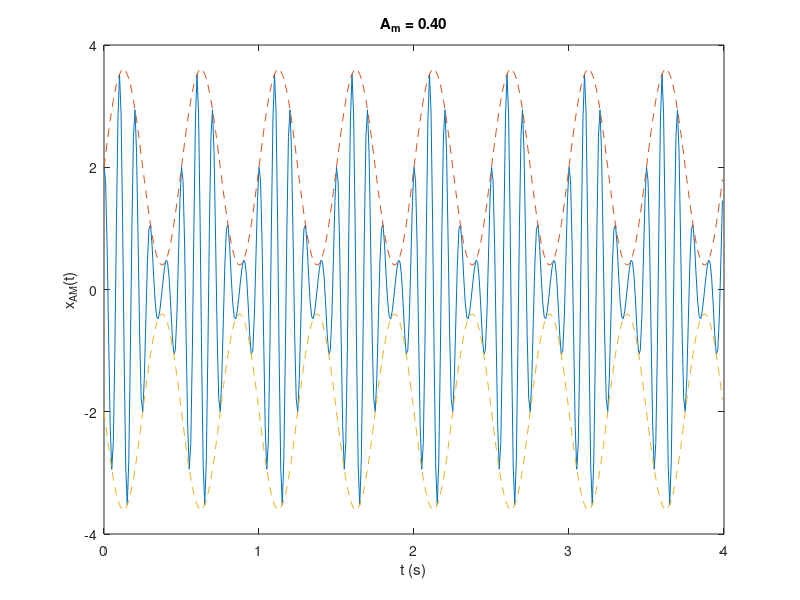
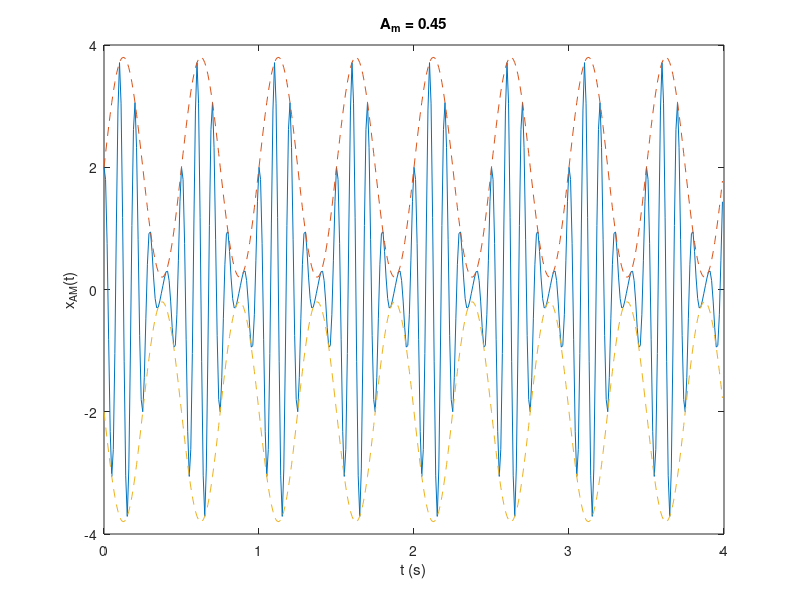
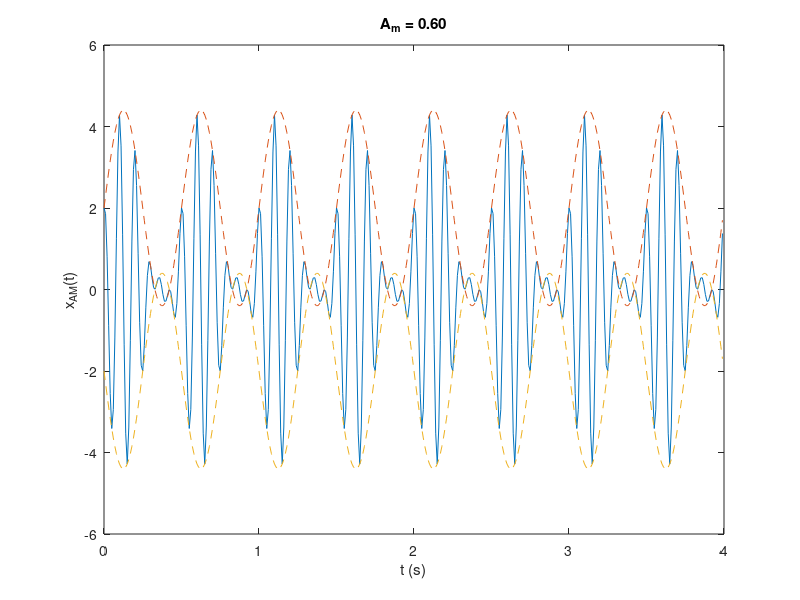

Reproduce these figures in MATLAB, in order. (Note: this script raises an error after producing the figures.)
%% Talha Akhlaq
% ECE300 Communication Theory
% Problem Set 4
clc; clear; close all;

%% P3

fs = 100;
N = 2000;
t = (0:N-1)/fs;
fc = 10;
fm = 2;
Ac = 2;
ka = 2;
Am_vec = [0.40 0.45 0.60];
idx = 1:400;
for k = 1:length(Am_vec)
    Am = Am_vec(k);
    m = Am*sin(2*pi*fm*t);
    env = Ac*(1 + ka*m);
    x = env.*cos(2*pi*fc*t);

    figure;
    plot(t(idx), x(idx)); hold on;
    plot(t(idx),  env(idx), '--');
    plot(t(idx), -env(idx), '--');
    hold off;
    xlabel('t (s)');
    ylabel('x_{AM}(t)');
    title(sprintf('A_m = %.2f', Am));
end

%% P4

N = 1e6;
rho = sqrt(6*log(10));
sigma2_list = [1 10^(-0.1) 10^(0.1)];

for k = 1:length(sigma2_list)
    s2 = sigma2_list(k);
    s = sqrt(s2);
    nI = s*randn(1,N);
    nQ = s*randn(1,N);
    R  = sqrt(nI.^2 + nQ.^2);

    figure;
    histogram(R, 100, 'Normalization', 'pdf'); hold on;
    yl = ylim;
    plot([rho rho], yl, 'k', 'LineWidth', 2);
    hold off;
    xlabel('r');
    ylabel('pdf estimate');
    if k == 1
        title('\sigma^2 = 1 (0 dB)');
    elseif k == 2
        title('\sigma^2 = 10^{-0.1} (-1 dB)');
    else
        title('\sigma^2 = 10^{0.1} (+1 dB)');
    end
end
